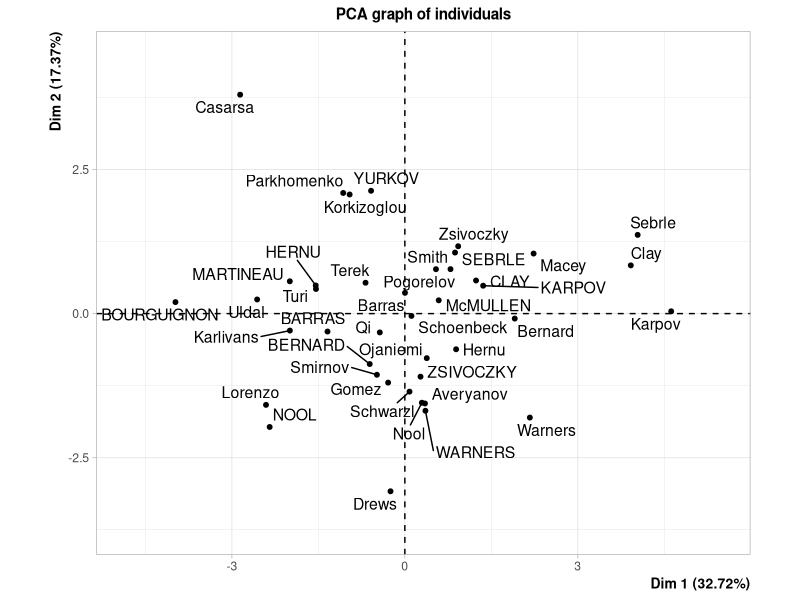
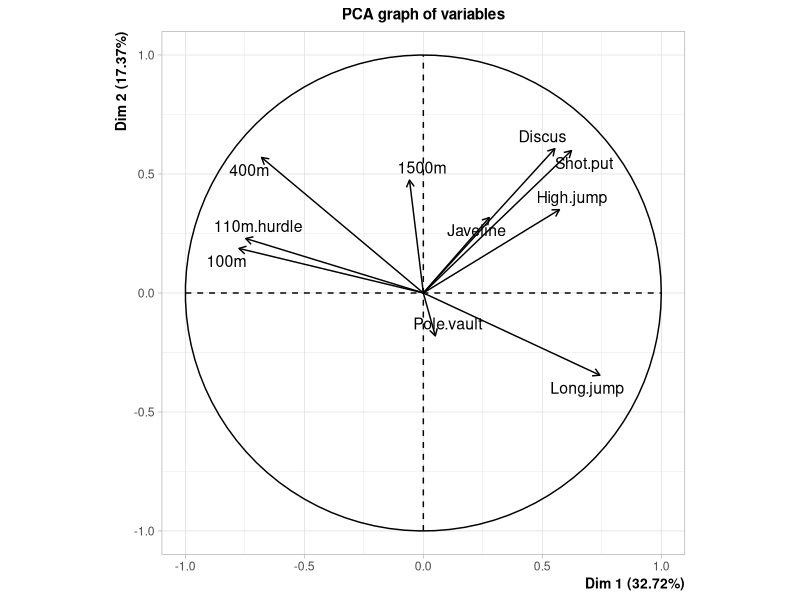
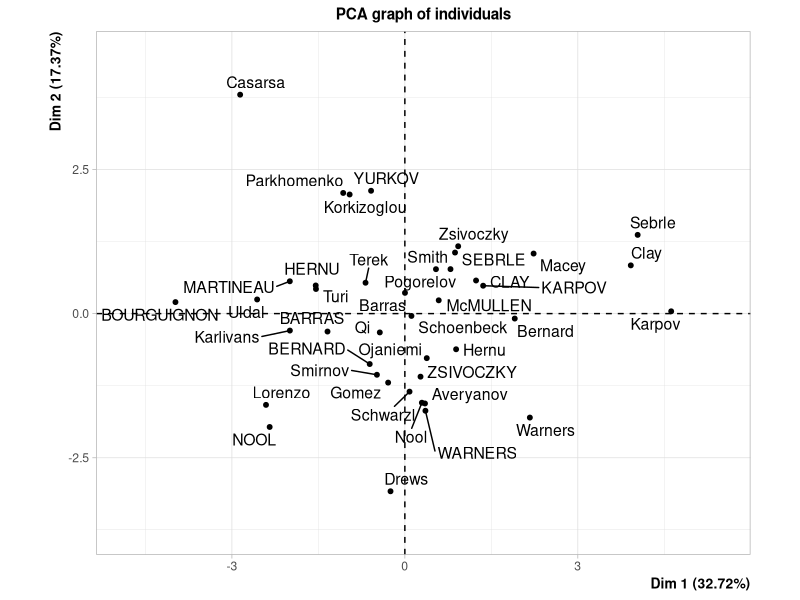
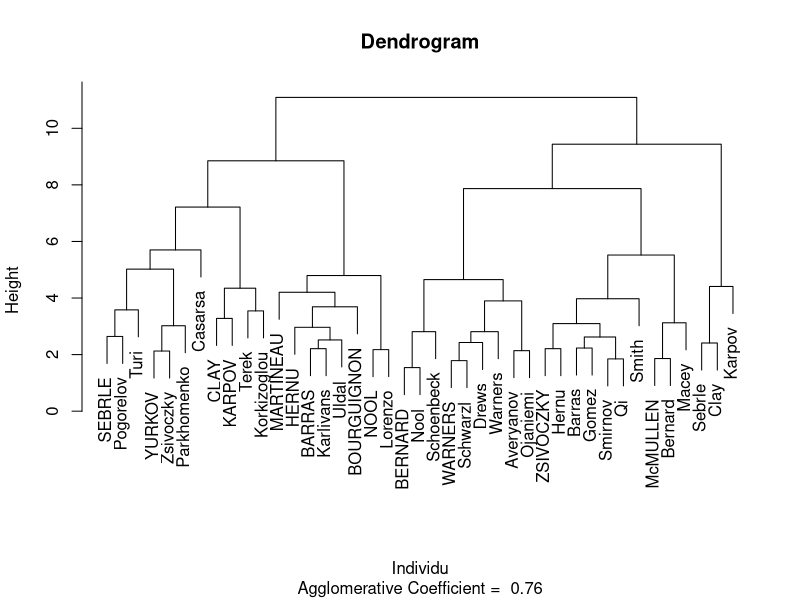
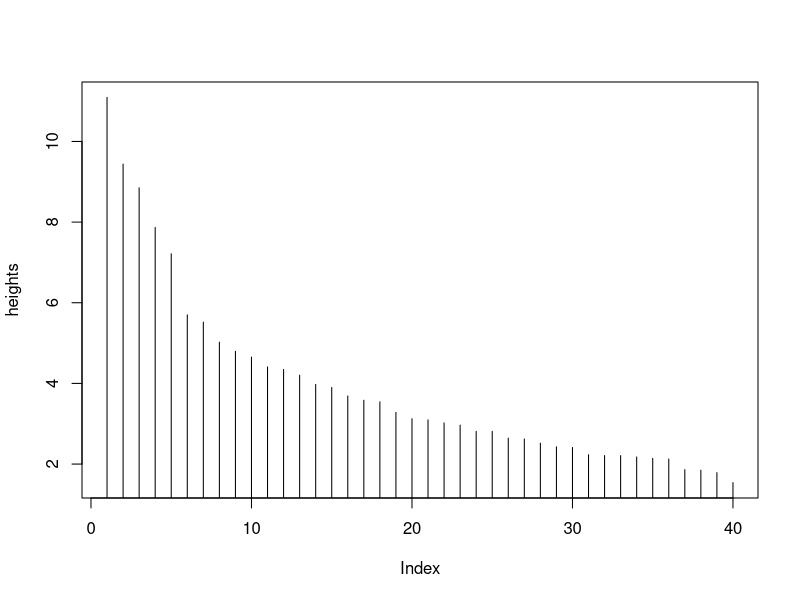
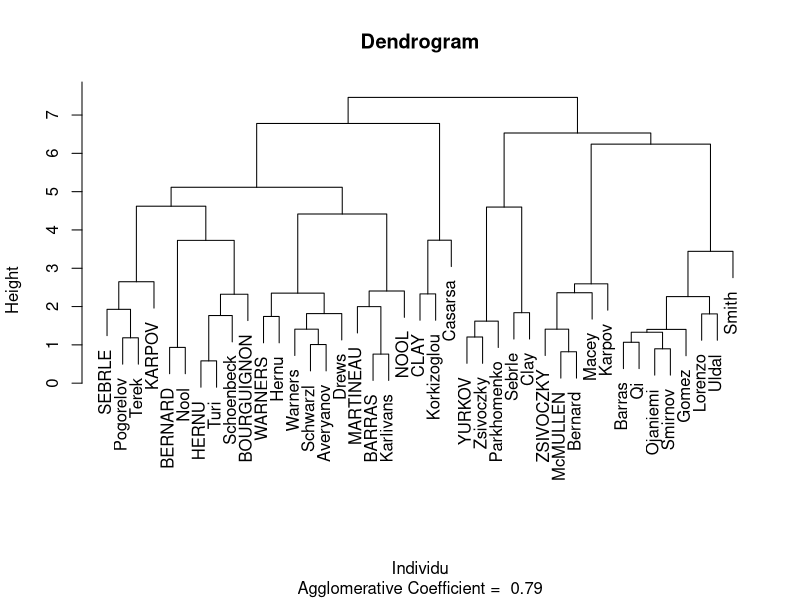
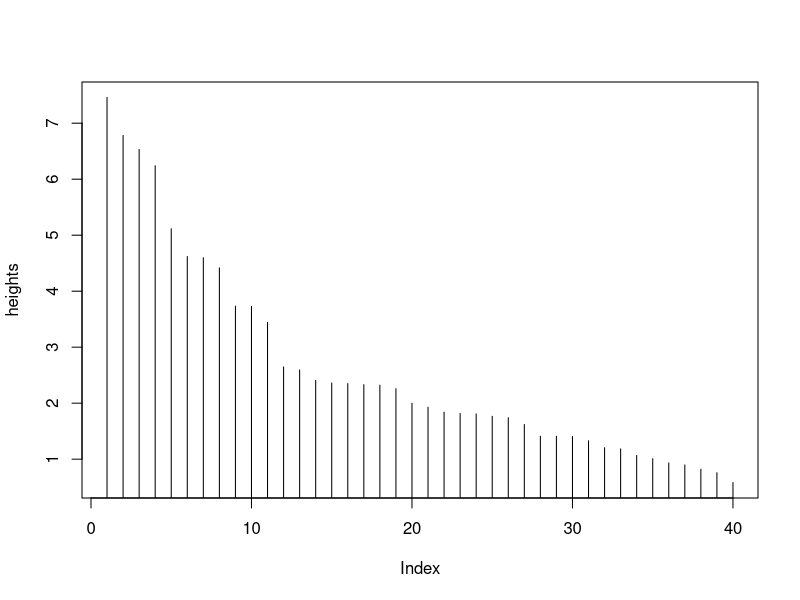

R code for these plots, in order:
## ---- chunk 1
library(FactoMineR)
library(cluster)
data(decathlon)
## ---- chunk 2
nb_dim <- 5 # PARAMETRE A FAIRE VARIER
res.pca <- PCA(decathlon[,1:10], scale.unit=TRUE, ncp=nb_dim, graph=T)
## ---- chunk 3
summary(res.pca)
## ---- chunk 4
dimdesc(res.pca, axes=c(1,2))
## ---- chunk 5
plot.PCA(res.pca, axes=c(1, 2), choix="ind")
## ---- chunk 6
decathlon1 <- cbind(decathlon,res.pca$ind$coord)
head(decathlon1)
## ---- chunk 7
nb_c <- 4 # PARAMETRE A FAIRE VARIER
set.seed(123)
kmeans(scale(decathlon[,1:10]), centers=nb_c)
## ---- chunk 8
set.seed(123)
kmeans(decathlon1[,14:18], centers=nb_c)
## ---- chunk 9
meth <- "ward" # PARAMETRE A FAIRE VARIER
class_CAH <- agnes(scale(decathlon[,1:10]),method=meth)
plot(class_CAH, xlab="Individu",which.plot=2, main="Dendrogram")
## ---- chunk 10
class_CAH2 <- as.hclust(class_CAH)
plot(rev(class_CAH2$height), type="h",ylab="heights")
## ---- chunk 11
nb_class_CAH <- 4 # PARAMETRE A FAIRE VARIER
classes <- cutree(class_CAH, k= nb_class_CAH)
classes
## ---- chunk 12
meth <- "ward" # PARAMETRE A FAIRE VARIER
class_CAH <- agnes(scale(decathlon1[,14:18]),method=meth)
plot(class_CAH, xlab="Individu",which.plot=2, main="Dendrogram")
## ---- chunk 13
class_CAH2 <- as.hclust(class_CAH)
plot(rev(class_CAH2$height), type="h",ylab="heights")
## ---- chunk 14
nb_class_CAH <- 4 # PARAMETRE A FAIRE VARIER
classes <- cutree(class_CAH, k= nb_class_CAH)
classes
